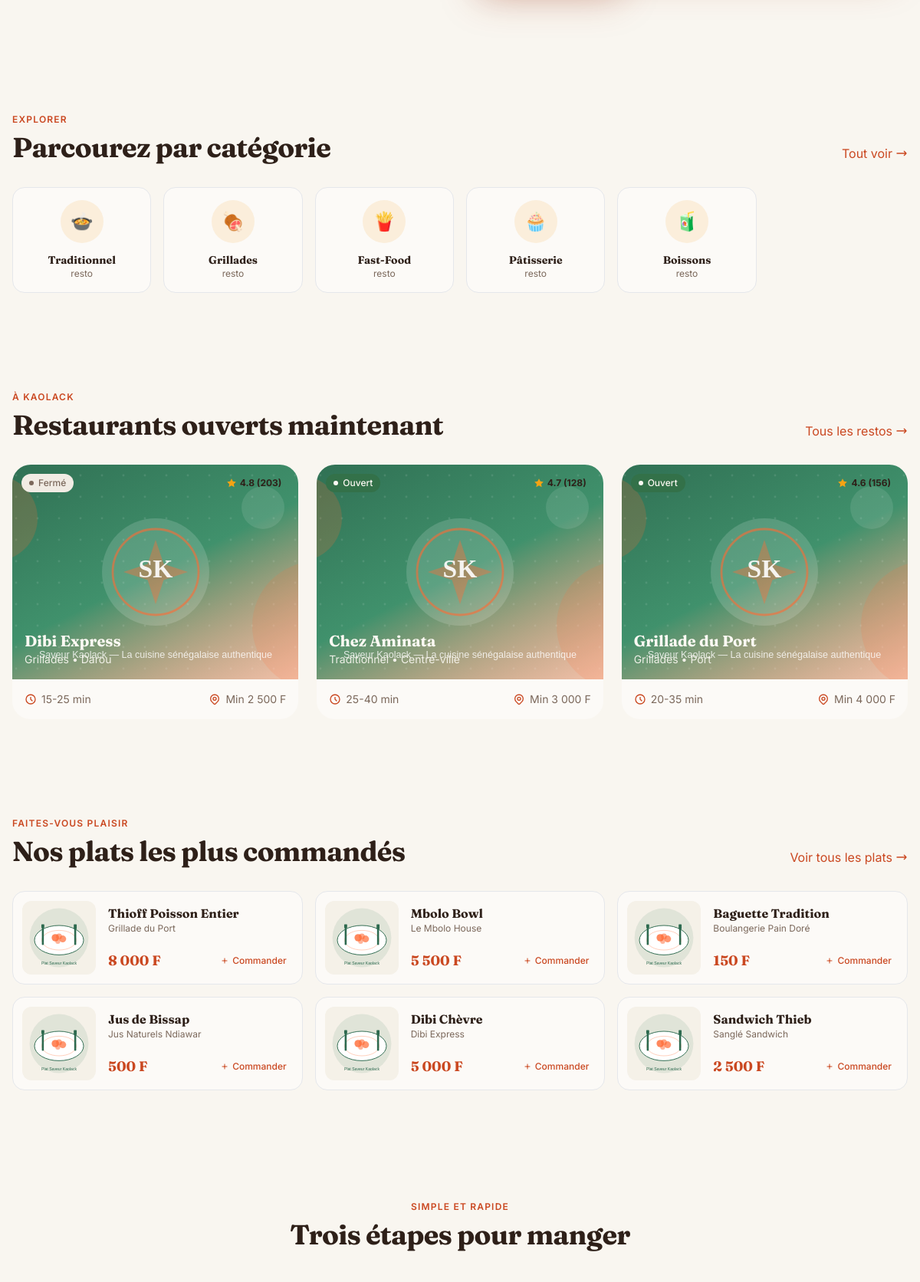
Before: / (middle part) with the older database file.
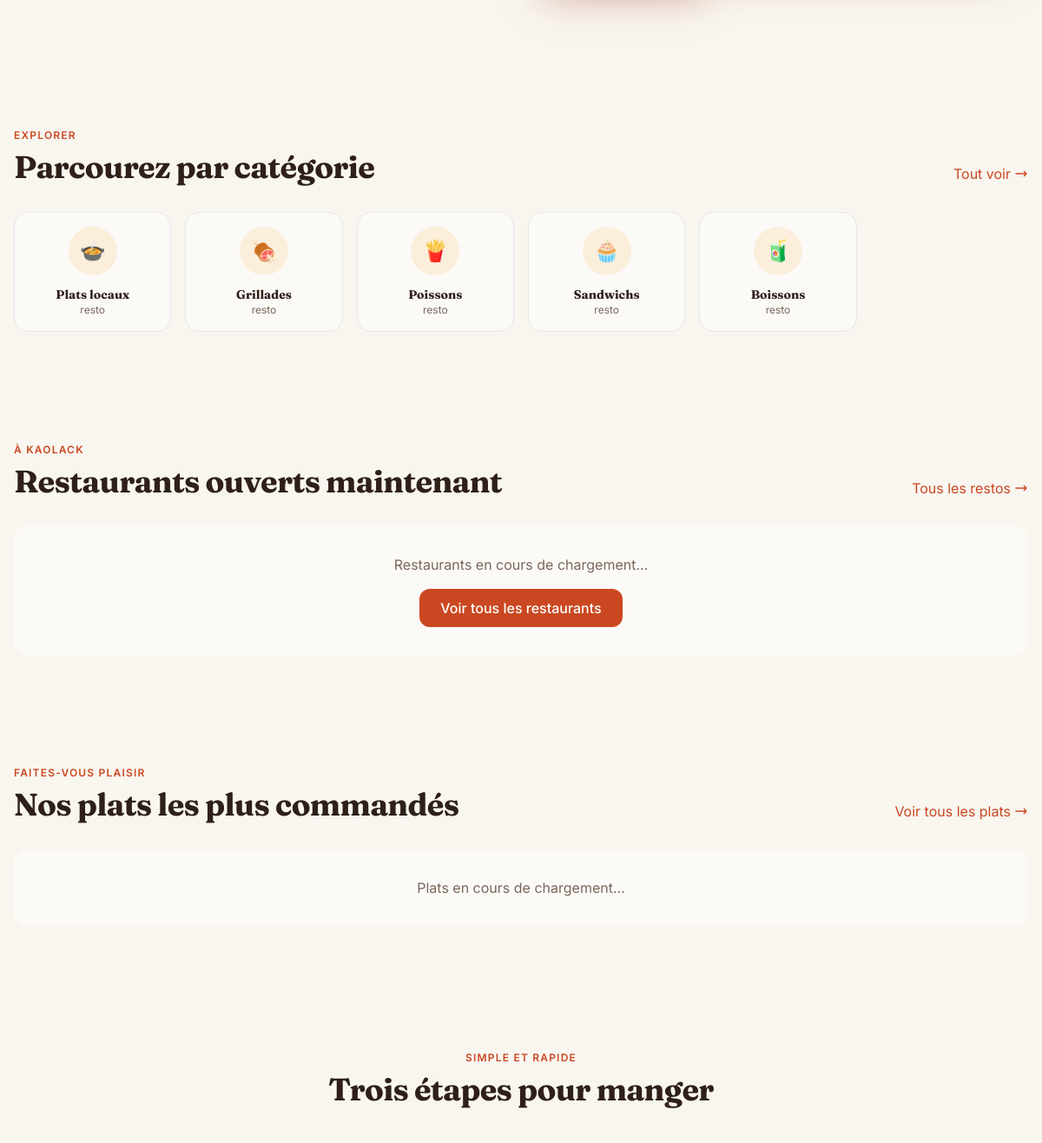
After: the same page with the newer database file.
### tables this page shows
CREATE TABLE `categories` (
  `id`              int(11)     NOT NULL AUTO_INCREMENT,
  `nom`             varchar(50) NOT NULL,
  `icone`           varchar(10) DEFAULT NULL,
  `ordre_affichage` int(11)     DEFAULT 0,
  `description`     text        DEFAULT NULL,
  PRIMARY KEY (`id`)
);

CREATE TABLE `restaurants` (
  `id`                  int(11)       NOT NULL AUTO_INCREMENT,
  `nom`                 varchar(100)  NOT NULL,
  `description`         text          DEFAULT NULL,
  `telephone`           varchar(20)   DEFAULT NULL,
  `email`               varchar(100)  DEFAULT NULL,
  `adresse`             varchar(255)  DEFAULT NULL,
  `quartier`            varchar(50)   DEFAULT NULL,
  `categorie_id`        int(11)       DEFAULT NULL,
  `photo_banniere`      varchar(255)  DEFAULT NULL,
  `photo_resto`         varchar(255)  DEFAULT NULL,
  `logo`                varchar(255)  DEFAULT NULL,
  `heure_ouverture`     time          DEFAULT '08:00:00',
  `heure_fermeture`     time          DEFAULT '22:00:00',
  `delai_livraison_min` int(11)       DEFAULT 20,
  `delai_livraison_max` int(11)       DEFAULT 45,
  `frais_livraison`     int(11)       DEFAULT 1000,
  `commande_minimum`    int(11)       DEFAULT 3000,
  `note_moyenne`        decimal(2,1)  DEFAULT 4.5,
  `nb_avis`             int(11)       DEFAULT 0,
  `est_nouveau`         tinyint(1)    DEFAULT 0,
  `statut`              enum('actif','inactif','ferme','en_attente','refuse') DEFAULT 'en_attente',
  `created_at`          timestamp     NOT NULL DEFAULT current_timestamp(),
  `utilisateur_id`      int(11)       DEFAULT NULL,
  `wave_api_key`        varchar(255)  DEFAULT NULL,
  `telegram_bot_token`  varchar(200)  DEFAULT NULL,
  `telegram_chat_id`    varchar(100)  DEFAULT NULL,
  `latitude`            decimal(10,8) DEFAULT NULL,
  `longitude`           decimal(11,8) DEFAULT NULL,
  PRIMARY KEY (`id`),
  KEY `categorie_id`   (`categorie_id`),
  KEY `utilisateur_id` (`utilisateur_id`),
  CONSTRAINT `restaurants_ibfk_1` FOREIGN KEY (`categorie_id`)   REFERENCES `categories`   (`id`),
  CONSTRAINT `restaurants_ibfk_2` FOREIGN KEY (`utilisateur_id`) REFERENCES `utilisateurs` (`id`)
);

CREATE TABLE `plats` (
  `id`            int(11)      NOT NULL AUTO_INCREMENT,
  `nom`           varchar(100) NOT NULL,
  `description`   text         DEFAULT NULL,
  `prix`          int(11)      NOT NULL,
  `categorie`     varchar(50)  DEFAULT NULL,
  `photo`         varchar(255) DEFAULT NULL,
  `restaurant_id` int(11)      DEFAULT NULL,
  `disponible`    tinyint(1)   DEFAULT 1,
  `est_populaire` tinyint(1)   DEFAULT 0,
  `created_at`    timestamp    NOT NULL DEFAULT current_timestamp(),
  PRIMARY KEY (`id`),
  KEY `restaurant_id` (`restaurant_id`),
  CONSTRAINT `plats_ibfk_1` FOREIGN KEY (`restaurant_id`) REFERENCES `restaurants` (`id`) ON DELETE CASCADE
);

### index.php (the view, shortened to what the changed rows need)
<?php
require_once 'includes/fonctions.php';
try {
    $pdo = getDB();
    $stmt = $pdo->query("SELECT * FROM categories ORDER BY ordre_affichage LIMIT 6");
    $categories = $stmt->fetchAll(PDO::FETCH_ASSOC);
    $stmt = $pdo->query("
        SELECT r.*, c.nom as categorie_nom, c.icone
        FROM restaurants r
        LEFT JOIN categories c ON r.categorie_id = c.id
        WHERE r.statut = 'actif'
        ORDER BY r.note_moyenne DESC
        LIMIT 3
    ");
    $restaurants_populaires = $stmt->fetchAll(PDO::FETCH_ASSOC);
    $stmt = $pdo->query("
        SELECT p.id, p.nom, p.prix, p.photo, r.nom as restaurant_nom, r.id as restaurant_id
        FROM (
            SELECT restaurant_id, MIN(id) as first_plat_id
            FROM plats
            WHERE disponible = 1
            GROUP BY restaurant_id
        ) AS sub
        JOIN plats p ON p.id = sub.first_plat_id
        JOIN restaurants r ON r.id = p.restaurant_id
        WHERE r.statut = 'actif'
        ORDER BY RAND()
        LIMIT 6
    ");
    $plats_populaires = $stmt->fetchAll(PDO::FETCH_ASSOC);
} catch (PDOException $e) {
    $categories = [];
    $restaurants_populaires = [];
    $plats_populaires = [];
}
require_once 'includes/header.php';
?>
<section class="container mx-auto px-4 max-w-7xl py-16">
    <div class="mb-8 flex items-end justify-between gap-4">
        <div>
            <h2 class="font-display text-3xl font-bold text-[hsl(20_30%_14%)] md:text-4xl">Parcourez par catégorie</h2>
        </div>
    </div>
    <?php if (!empty($categories)): ?>
    <div class="grid grid-cols-2 gap-4 md:grid-cols-4 lg:grid-cols-6">
        <?php foreach ($categories as $cat): ?>
        <a href="/saveur-php/restaurants.php?cat=<?php echo $cat['id']; ?>"
           class="group flex flex-col items-center gap-3 rounded-2xl border border-[hsl(30_25%_86%)]/60 bg-[hsl(36_50%_98%)] p-4 transition-all duration-300 hover:-translate-y-1 hover:shadow-warm hover:border-[hsl(14_72%_46%)]/30">
            <div class="flex h-14 w-14 items-center justify-center rounded-full bg-[hsl(36_78%_92%)] text-2xl transition-colors group-hover:bg-[hsl(14_72%_46%)]/10">
                <?php
                $icones_cat = [
                    1 => '🍲',
                    2 => '🍖',
                    3 => '🍟',
                    4 => '🧁',
                    5 => '🧃',
                ];
                echo $icones_cat[$cat['id']] ?? '🍽️';
                ?>
            </div>
            <div class="text-center">
                <div class="font-display text-sm font-bold text-[hsl(20_30%_14%)]"><?php echo htmlspecialchars($cat['nom']); ?></div>
                <div class="text-xs text-[hsl(25_15%_42%)]"><?php echo $cat['nb_restaurants'] ?? ''; ?> resto<?php echo ($cat['nb_restaurants'] ?? 0) > 1 ? 's' : ''; ?></div>
            </div>
        </a>
        <?php endforeach; ?>
    </div>
    <?php else: ?>
    <div class="rounded-2xl bg-[hsl(36_50%_98%)] p-8 text-center">
        <p class="text-[hsl(25_15%_42%)]">Catégories en cours de chargement...</p>
    </div>
    <?php endif; ?>
</section>
<section class="bg-[hsl(36_78%_92%)]/40 py-16">
    <div class="container mx-auto px-4 max-w-7xl">
        <div class="mb-8 flex items-end justify-between gap-4">
            <div>
                <h2 class="font-display text-3xl font-bold text-[hsl(20_30%_14%)] md:text-4xl">Restaurants ouverts maintenant</h2>
            </div>
        </div>
        <?php if (!empty($restaurants_populaires)): ?>
        <div class="grid gap-6 md:grid-cols-3">
            <?php foreach ($restaurants_populaires as $r):
                $isOpen = estRestaurantOuvert($r['heure_ouverture'], $r['heure_fermeture']);
            ?>
            <a href="/saveur-php/restaurant.php?id=<?php echo $r['id']; ?>" class="group overflow-hidden rounded-3xl bg-[hsl(36_50%_98%)] transition-all duration-300 hover:-translate-y-1 hover:shadow-warm">
                <div class="relative aspect-[4/3] overflow-hidden">
                    <?php echo afficherBanniere(
                        $r['photo_banniere'] ?? null,
                        $r['nom'],
                        'h-full w-full object-cover transition-transform duration-500 group-hover:scale-105'
                    ); ?>
                    <div class="absolute inset-0 bg-gradient-to-t from-[hsl(20_30%_14%)]/70 via-[hsl(20_30%_14%)]/10 to-transparent"></div>
                    <span class="absolute <?php echo $r['est_nouveau'] ? 'left-3 top-10' : 'left-3 top-3'; ?> inline-flex items-center gap-1.5 px-2.5 py-1 rounded-full text-xs font-medium <?php echo $isOpen ? 'bg-[hsl(142_38%_32%)] text-[hsl(38_60%_97%)]' : 'bg-[hsl(36_30%_92%)] text-[hsl(25_15%_42%)]'; ?>">
                        <span class="h-1.5 w-1.5 rounded-full <?php echo $isOpen ? 'bg-[hsl(38_60%_97%)]' : 'bg-[hsl(25_15%_42%)]'; ?>"></span>
                        <?php echo $isOpen ? 'Ouvert' : 'Fermé'; ?>
                    </span>
                    <div class="absolute right-3 top-3 flex items-center gap-1 rounded-full bg-[hsl(38_44%_96%)]/95 px-2.5 py-1 text-xs font-bold text-[hsl(20_30%_14%)] shadow-soft">
                        <svg xmlns="http://www.w3.org/2000/svg" class="h-3.5 w-3.5 fill-[hsl(38_92%_52%)] text-[hsl(38_92%_52%)]" viewBox="0 0 24 24" stroke="none">
                            <path d="M12 2l3.09 6.26L22 9.27l-5 4.87 1.18 6.88L12 17.77l-6.18 3.25L7 14.14 2 9.27l6.91-1.01L12 2z"/>
                        </svg>
                        <?php echo number_format($r['note_moyenne'], 1); ?> (<?php echo $r['nb_avis']; ?>)
                    </div>
                    <div class="absolute bottom-4 left-4 right-4 text-[hsl(38_60%_97%)]">
                        <div class="font-display text-xl font-bold"><?php echo htmlspecialchars($r['nom']); ?></div>
                        <div class="text-sm opacity-90"><?php echo htmlspecialchars($r['categorie_nom'] ?? 'Restaurant'); ?> • <?php echo htmlspecialchars($r['quartier']); ?></div>
                    </div>
                </div>
                <div class="flex items-center justify-between p-4 text-sm text-[hsl(25_15%_42%)]">
                    <div class="flex items-center gap-1.5">
                        <svg xmlns="http://www.w3.org/2000/svg" class="h-4 w-4 text-[hsl(14_72%_46%)]" fill="none" viewBox="0 0 24 24" stroke="currentColor">
                            <path stroke-linecap="round" stroke-linejoin="round" stroke-width="2" d="M12 8v4l3 3m6-3a9 9 0 11-18 0 9 9 0 0118 0z" />
                        </svg>
                        <?php echo $r['delai_livraison_min']; ?>-<?php echo $r['delai_livraison_max']; ?> min
                    </div>
                    <div class="flex items-center gap-1.5">
                        Min <?php echo number_format($r['commande_minimum'], 0, ',', ' '); ?> F
                    </div>
                </div>
            </a>
            <?php endforeach; ?>
        </div>
        <?php else: ?>
        <div class="rounded-2xl bg-[hsl(36_50%_98%)] p-8 text-center">
            <p class="text-[hsl(25_15%_42%)]">Restaurants en cours de chargement...</p>
            <a href="/saveur-php/restaurants.php" class="mt-4 inline-flex h-11 items-center justify-center rounded-xl bg-[hsl(14_72%_46%)] px-6 text-white font-medium hover:bg-[hsl(14_72%_40%)]">
                Voir tous les restaurants
            </a>
        </div>
        <?php endif; ?>
    </div>
</section>
<section class="container mx-auto px-4 max-w-7xl py-16">
    <div class="mb-8 flex items-end justify-between gap-4">
        <div>
            <h2 class="font-display text-3xl font-bold text-[hsl(20_30%_14%)] md:text-4xl">Nos plats les plus commandés</h2>
        </div>
    </div>
    <?php if (!empty($plats_populaires)): ?>
    <div class="grid gap-4 sm:grid-cols-2 lg:grid-cols-3">
        <?php foreach ($plats_populaires as $p): ?>
        <a href="/saveur-php/restaurant.php?id=<?php echo $p['restaurant_id']; ?>" class="group flex gap-4 rounded-2xl border border-[hsl(30_25%_86%)]/60 bg-[hsl(36_50%_98%)] p-3 transition-all hover:-translate-y-1 hover:shadow-warm hover:border-[hsl(14_72%_46%)]/30">
            <div class="relative h-24 w-24 shrink-0 overflow-hidden rounded-xl">
                <?php echo afficherImagePlat($p['photo'] ?? null, $p['nom'], 'h-full w-full object-cover transition-transform group-hover:scale-105'); ?>
            </div>
            <div class="flex flex-1 flex-col justify-between py-1">
                <div>
                    <div class="font-display text-base font-bold text-[hsl(20_30%_14%)] line-clamp-1"><?php echo htmlspecialchars($p['nom']); ?></div>
                    <div class="text-xs text-[hsl(25_15%_42%)]"><?php echo htmlspecialchars($p['restaurant_nom']); ?></div>
                </div>
                <div class="flex items-center justify-between">
                    <div class="font-display text-lg font-bold text-[hsl(14_72%_46%)]"><?php echo number_format($p['prix'], 0, ',', ' '); ?> F</div>
                    <span class="inline-flex items-center gap-1 rounded-full bg-[hsl(14_72%_46%)]/10 px-2 py-1 text-xs font-medium text-[hsl(14_72%_46%)]">
                        <svg xmlns="http://www.w3.org/2000/svg" class="h-3 w-3" fill="none" viewBox="0 0 24 24" stroke="currentColor">
                            <path stroke-linecap="round" stroke-linejoin="round" stroke-width="2" d="M12 6v6m0 0v6m0-6h6m-6 0H6" />
                        </svg>
                        Commander
                    </span>
                </div>
            </div>
        </a>
        <?php endforeach; ?>
    </div>
    <?php else: ?>
    <div class="rounded-2xl bg-[hsl(36_50%_98%)] p-8 text-center">
        <p class="text-[hsl(25_15%_42%)]">Plats en cours de chargement...</p>
    </div>
    <?php endif; ?>
</section>
<section class="container mx-auto px-4 max-w-7xl py-20">
    <div class="mx-auto mb-12 max-w-2xl text-center">
        <h2 class="font-display text-3xl font-bold text-[hsl(20_30%_14%)] md:text-4xl">Trois étapes pour manger</h2>
    </div>
</section>
<?php require_once 'includes/footer.php'; ?>

### includes/fonctions.php (shortened to what the changed rows need)
<?php
function afficherImagePlat(?string $nom_fichier, string $alt = '', string $classe = '', string $style = ''): string {
    $nom_fichier = $nom_fichier ? basename($nom_fichier) : '';
    $chemin_complet = PLATS_PATH . $nom_fichier;
    $fichier_existe = !empty($nom_fichier) && file_exists($chemin_complet) && is_file($chemin_complet);
    $url = $fichier_existe ? PLATS_URL . urlencode($nom_fichier) : IMG_PLAT_DEFAUT;
    $html = '<img src="' . $url . '"';
    $html .= ' alt="' . htmlspecialchars($alt ?: 'Image du plat', ENT_QUOTES, 'UTF-8') . '"';
    $html .= ' loading="lazy"';
    if (!empty($classe)) {
        $html .= ' class="' . htmlspecialchars($classe, ENT_QUOTES, 'UTF-8') . '"';
    }
    $html .= ' onerror="this.onerror=null;this.src=\'' . IMG_PLAT_DEFAUT . '\'"';
    $html .= '>';
    return $html;
}
function afficherImageResto(?string $nom_fichier, string $alt = '', string $classe = '', string $type = 'default'): string {
    $nom_fichier = $nom_fichier ? basename($nom_fichier) : '';
    switch ($type) {
        case 'banniere':
            $chemin_complet = BANNIERES_PATH . $nom_fichier;
            $url_base = BANNIERES_URL;
            $url_defaut = IMG_BANNIERE_DEFAUT;
            break;
    }
    $fichier_existe = !empty($nom_fichier) && file_exists($chemin_complet) && is_file($chemin_complet);
    $url = $fichier_existe ? $url_base . urlencode($nom_fichier) : $url_defaut;
    $html = '<img src="' . $url . '"';
    $html .= ' alt="' . htmlspecialchars($alt ?: 'Image du restaurant', ENT_QUOTES, 'UTF-8') . '"';
    $html .= ' loading="lazy"';
    if (!empty($classe)) {
        $html .= ' class="' . htmlspecialchars($classe, ENT_QUOTES, 'UTF-8') . '"';
    }
    $html .= ' onerror="this.onerror=null;this.src=\'' . $url_defaut . '\'"';
    $html .= '>';
    return $html;
}
function afficherBanniere(?string $nom_fichier, string $alt = '', string $classe = ''): string {
    return afficherImageResto($nom_fichier, $alt, $classe, 'banniere');
}
function estRestaurantOuvert(string $heureOuverture, string $heureFermeture): bool {
    $now = new DateTime();
    $currentMinutes = (int)$now->format('H') * 60 + (int)$now->format('i');
    list($openH, $openM) = explode(':', $heureOuverture);
    list($closeH, $closeM) = explode(':', $heureFermeture);
    $openMinutes = (int)$openH * 60 + (int)$openM;
    $closeMinutes = (int)$closeH * 60 + (int)$closeM;
    if ($closeMinutes < $openMinutes) {
        return $currentMinutes >= $openMinutes || $currentMinutes <= $closeMinutes;
    }
    return $currentMinutes >= $openMinutes && $currentMinutes <= $closeMinutes;
}

Changed rows visible on the page:
removed restaurants: heure_ouverture "Fermé", note_moyenne "4.8", nb_avis "203", nom "Dibi Express", categorie.nom "Grillades", quartier "Darou", delai_livraison_min "15", delai_livraison_max "25", commande_minimum "2 500", heure_fermeture "02:00:00" (drawn)
removed restaurants: heure_ouverture "Ouvert", note_moyenne "4.7", nb_avis "128", nom "Chez Aminata", categorie.nom "Traditionnel", quartier "Centre-ville", delai_livraison_min "25", delai_livraison_max "40", commande_minimum "3 000"
removed restaurants: heure_ouverture "Ouvert", note_moyenne "4.6", nb_avis "156", nom "Grillade du Port", categorie.nom "Grillades", quartier "Port", delai_livraison_min "20", delai_livraison_max "35", commande_minimum "4 000"
removed plats: nom "Thioff Poisson Entier", restaurant.nom "Grillade du Port", prix "8 000"
removed plats: nom "Mbolo Bowl", restaurant.nom "Le Mbolo House", prix "5 500"
removed plats: nom "Baguette Tradition", restaurant.nom "Boulangerie Pain Doré", prix "150"
removed plats: nom "Jus de Bissap", restaurant.nom "Jus Naturels Ndiawar", prix "500"
removed plats: nom "Dibi Chèvre", restaurant.nom "Dibi Express", prix "5 000"
removed plats: nom "Sandwich Thieb", restaurant.nom "Sanglé Sandwich", prix "2 500"
changed categories: nom "Traditionnel" → "Plats locaux"
changed categories: nom "Fast-Food" → "Poissons"
changed categories: nom "Pâtisserie" → "Sandwichs"
Other visible differences:
text now shown: "Restaurants en cours de chargement... Voir tous les restaurants Plats en cours de chargement..."
